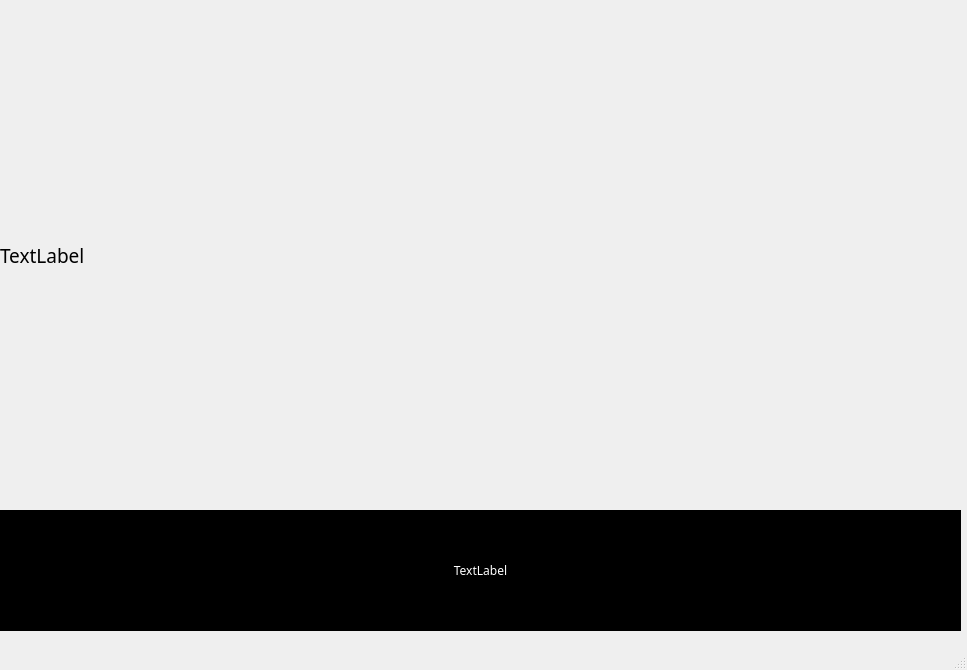
<?xml version="1.0" encoding="UTF-8"?>
<ui version="4.0">
 <class>MainWindow</class>
 <widget class="QMainWindow" name="MainWindow">
  <property name="geometry">
   <rect>
    <x>0</x>
    <y>0</y>
    <width>967</width>
    <height>670</height>
   </rect>
  </property>
  <property name="windowTitle">
   <string>MainWindow</string>
  </property>
  <widget class="QWidget" name="centralwidget">
   <widget class="QLabel" name="gif">
    <property name="geometry">
     <rect>
      <x>0</x>
      <y>0</y>
      <width>971</width>
      <height>511</height>
     </rect>
    </property>
    <property name="font">
     <font>
      <family>Fugaz One</family>
      <pointsize>14</pointsize>
     </font>
    </property>
    <property name="text">
     <string>TextLabel</string>
    </property>
   </widget>
   <widget class="QLabel" name="reply">
    <property name="geometry">
     <rect>
      <x>0</x>
      <y>510</y>
      <width>961</width>
      <height>121</height>
     </rect>
    </property>
    <property name="font">
     <font>
      <family>DIN Alternate</family>
     </font>
    </property>
    <property name="styleSheet">
     <string notr="true">background:rgb(0, 0, 0); color: white;</string>
    </property>
    <property name="text">
     <string>TextLabel</string>
    </property>
    <property name="alignment">
     <set>Qt::AlignCenter</set>
    </property>
   </widget>
  </widget>
  <widget class="QMenuBar" name="menubar">
   <property name="geometry">
    <rect>
     <x>0</x>
     <y>0</y>
     <width>967</width>
     <height>24</height>
    </rect>
   </property>
  </widget>
  <widget class="QStatusBar" name="statusbar"/>
 </widget>
 <resources/>
 <connections/>
</ui>
